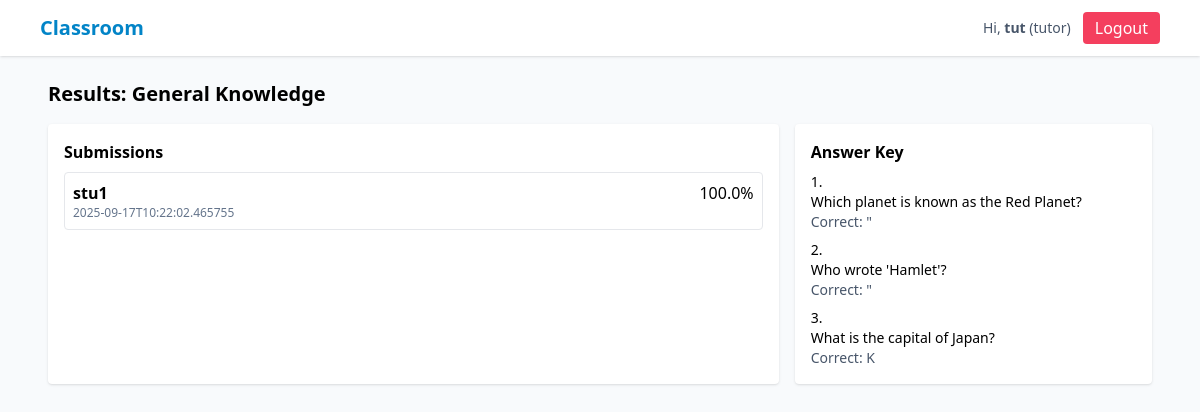
The page /quiz/3/results (signed in) on the database its author committed.
### tables this page shows
CREATE TABLE users (
      id INTEGER PRIMARY KEY AUTOINCREMENT,
      name TEXT NOT NULL,
      email TEXT UNIQUE NOT NULL,
      password_hash TEXT NOT NULL,
      role TEXT NOT NULL CHECK(role IN ('admin','tutor','student')),
      created_at TEXT NOT NULL
    );

CREATE TABLE quizzes (
      id INTEGER PRIMARY KEY AUTOINCREMENT,
      class_id INTEGER NOT NULL,
      title TEXT NOT NULL,
      description TEXT,
      created_by INTEGER NOT NULL,
      created_at TEXT NOT NULL,
      FOREIGN KEY(class_id) REFERENCES classes(id) ON DELETE CASCADE,
      FOREIGN KEY(created_by) REFERENCES users(id) ON DELETE SET NULL
    );

CREATE TABLE submissions (
      id INTEGER PRIMARY KEY AUTOINCREMENT,
      quiz_id INTEGER NOT NULL,
      student_id INTEGER NOT NULL,
      answers TEXT NOT NULL, -- JSON array of chosen index or null
      score REAL NOT NULL,
      submitted_at TEXT NOT NULL,
      FOREIGN KEY(quiz_id) REFERENCES quizzes(id) ON DELETE CASCADE,
      FOREIGN KEY(student_id) REFERENCES users(id) ON DELETE CASCADE
    );

CREATE TABLE questions (
      id INTEGER PRIMARY KEY AUTOINCREMENT,
      quiz_id INTEGER NOT NULL,
      question_text TEXT NOT NULL,
      choices TEXT NOT NULL, -- JSON array
      answer_index INTEGER NOT NULL,
      points INTEGER NOT NULL DEFAULT 1,
      FOREIGN KEY(quiz_id) REFERENCES quizzes(id) ON DELETE CASCADE
    );

### app.py (the view)
@app.route("/quiz/<int:quiz_id>/results")
@login_required
def quiz_results(quiz_id):
    data = DB.get_quiz(quiz_id)
    if not data: flash("Quiz not found", "danger"); return redirect(url_for("index"))
    subs = DB.get_submissions_for_quiz(quiz_id) if current_user.role == "tutor" else [s for s in DB.get_submissions_for_quiz(quiz_id) if s["student_id"] == current_user.id]
    return render_template("quiz_results.html", quiz=data["quiz"], questions=data["questions"], submissions=subs)

### app.py (called while the page is built)
@login_manager.user_loader
def load_user(user_id):
    row = DB.get_user_by_id(int(user_id))
    if row:
        return User(row)
    return None

### db.py (called while the page is built)
def get_connection():
    conn = sqlite3.connect(DB_PATH, timeout=5, detect_types=sqlite3.PARSE_DECLTYPES, check_same_thread=False)
    conn.row_factory = sqlite3.Row
    conn.execute("PRAGMA foreign_keys = ON;")
    return conn

def get_user_by_id(uid: int) -> Optional[sqlite3.Row]:
    conn = get_connection()
    cur = conn.cursor()
    cur.execute("SELECT * FROM users WHERE id = ?", (uid,))
    r = cur.fetchone()
    conn.close()
    return r

def get_quiz(quiz_id: int):
    conn = get_connection()
    cur = conn.cursor()
    cur.execute("SELECT * FROM quizzes WHERE id = ?", (quiz_id,))
    quiz = cur.fetchone()
    if not quiz:
        conn.close()
        return None
    cur.execute("SELECT * FROM questions WHERE quiz_id = ?", (quiz_id,))
    questions = cur.fetchall()
    conn.close()
    return {"quiz": quiz, "questions": questions}

def get_submissions_for_quiz(quiz_id: int):
    conn = get_connection()
    cur = conn.cursor()
    cur.execute("""
      SELECT s.*, u.name as student_name, u.email as student_email
      FROM submissions s JOIN users u ON u.id = s.student_id
      WHERE s.quiz_id = ?
      ORDER BY s.score DESC
    """, (quiz_id,))
    rows = cur.fetchall()
    conn.close()
    return rows

### templates/quiz_results.html
{% extends "base.html" %}
{% block content %}
<h2 class="text-xl font-semibold mb-4">Results: {{ quiz.title }}</h2>
<div class="grid md:grid-cols-3 gap-4">
  <div class="md:col-span-2 bg-white p-4 rounded shadow">
    <h3 class="font-semibold mb-2">Submissions</h3>
    <ul class="space-y-2">
      {% for s in submissions %}
        <li class="border p-2 rounded">
          <div class="flex justify-between"><div><strong>{{ s.student_name }}</strong></div><div>{{ s.score }}%</div></div>
          <div class="text-xs text-slate-500">{{ s.submitted_at }}</div>
        </li>
      {% else %}
        <li class="text-slate-500">No submissions yet</li>
      {% endfor %}
    </ul>
  </div>
  <div class="bg-white p-4 rounded shadow">
    <h3 class="font-semibold mb-2">Answer Key</h3>
    <ol class="list-decimal list-inside text-sm space-y-2">
      {% for q in questions %}
        <li><div class="font-medium">{{ q.question_text }}</div><div class="text-slate-600">Correct: {{ q.choices[q.answer_index] }}</div></li>
      {% endfor %}
    </ol>
  </div>
</div>
{% endblock %}

### templates/base.html (shortened to what this page needs)
<!doctype html>
<html lang="en">
<head>
  <script src="https://cdn.tailwindcss.com"></script>
</head>
<body class="bg-slate-50 min-h-screen">
  <nav class="bg-white shadow">
    <div class="max-w-6xl mx-auto px-4 py-3 flex justify-between items-center">
      <a class="text-xl font-semibold text-sky-600" href="{{ url_for('index') }}">Classroom</a>
      <div class="flex items-center gap-3">
        {% if current_user.is_authenticated %}
          <span class="text-sm text-slate-600">Hi, <strong>{{ current_user.name }}</strong> ({{ current_user.role }})</span>
          <a class="px-3 py-1 bg-rose-500 text-white rounded" href="{{ url_for('logout') }}">Logout</a>
        {% else %}
          <a class="px-3 py-1 bg-sky-600 text-white rounded" href="{{ url_for('login') }}">Login</a>
        {% endif %}
      </div>
    </div>
  </nav>
  <main class="max-w-6xl mx-auto p-6">
    {% block content %}{% endblock %}
  </main>
</body>
</html>

### rows shown on the page
users: name "tut", role "tutor"
quizzes: title "General Knowledge"
submissions: student_name "stu1", score "100.0", submitted_at "2025-09-17T10:22:02.465755"
questions: question_text "Which planet is known as the Red Planet?", choices+answer_index "\""
questions: question_text "Who wrote 'Hamlet'?", choices+answer_index "\""
questions: question_text "What is the capital of Japan?", choices+answer_index "K"
